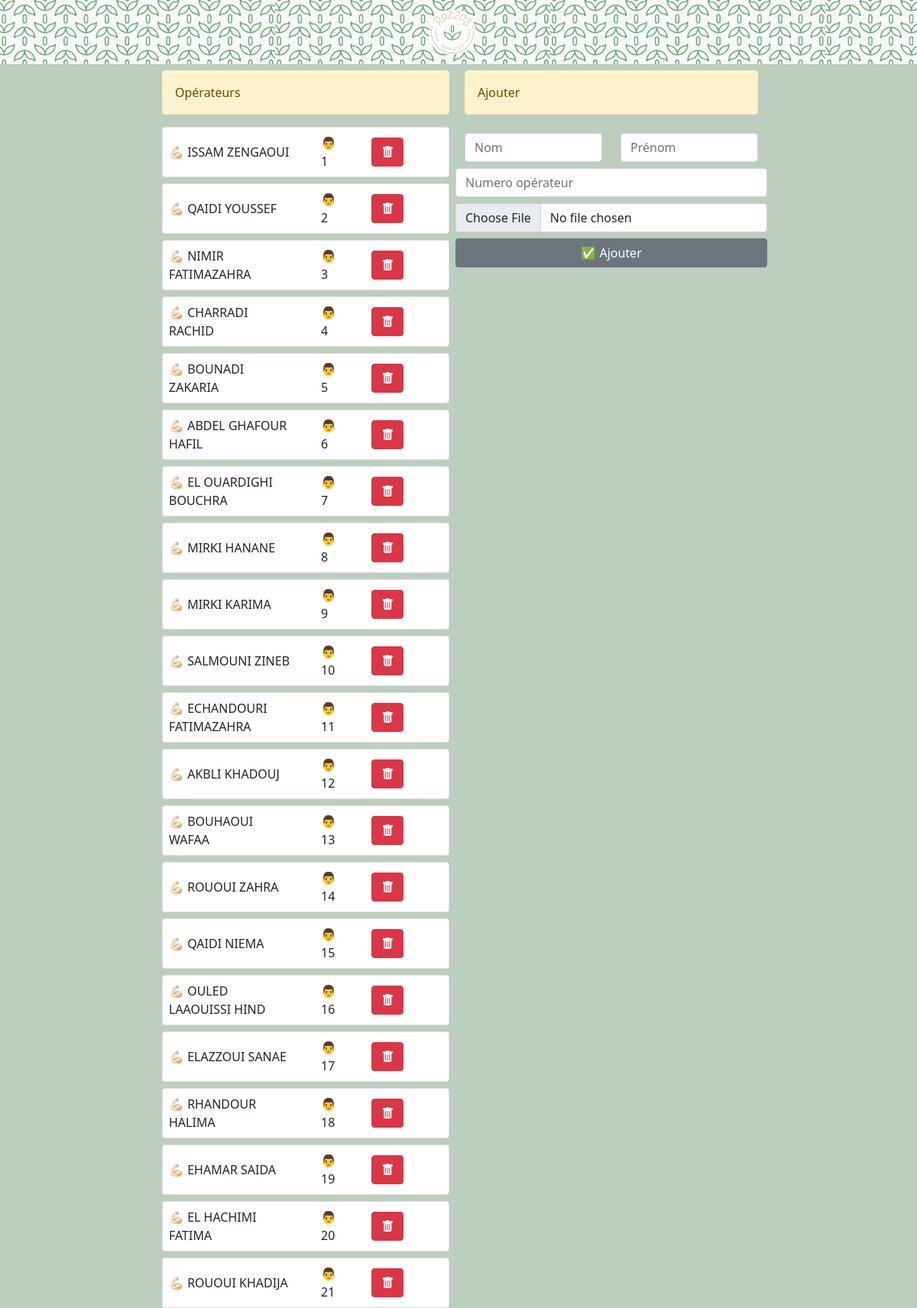
The page /workers on the database as committed earlier.
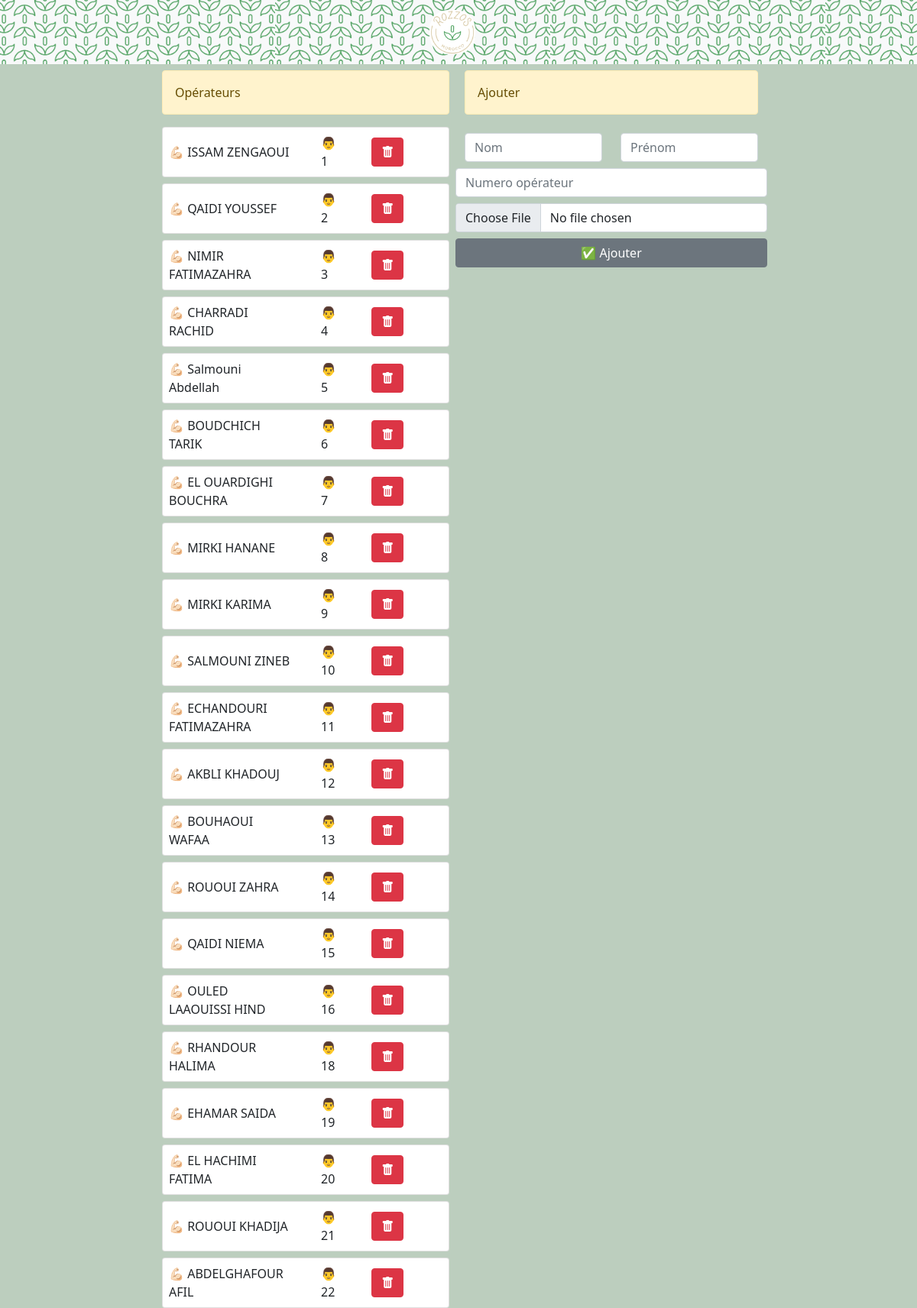
The same page on the database as committed later.
### app/models/worker.py (models this page shows)
class Worker(db.Model):
    __tablename__ = 'worker'
    id = db.Column(db.Integer, primary_key=True)
    first_name = db.Column(db.String(80), nullable=False)
    last_name = db.Column(db.String(80), nullable=False)
    num_worker = db.Column(db.Integer, nullable=False)
    tasks = db.relationship('BaseTask', backref='worker')

### app/workers.py (the view)
@bp_workers.route('', methods=['GET', 'POST'])
def index():
    from .models import Worker
    from main import db
    if request.method == 'POST':
        worker = Worker(first_name=request.form.get('first_name'), last_name=request.form.get('last_name'), num_worker=request.form.get('num_worker'))
        db.session.add(worker)
        db.session.commit()
    workers = Worker.query.order_by(Worker.num_worker).all()
    return render_template('workers.html', workers=workers)

### app/templates/workers.html
<!DOCTYPE html>
<html lang="fr">
  {% include 'head.html' %}
  <body>
    {% include 'nav_bar.html' %}
    <div class="container-fluid mt-2">
      <div class="row d-flex justify-content-center justify-content-center">
        <div class="col-md-4">
          <div class="alert alert-warning" role="alert">Opérateurs</div>
          {% for worker in workers%}
          <div class="card mt-2">
            <div class="row justify-content-between align-items-center">
              <div class="col-md-6 col-6">
                <div class="p-2 justify-content-center align-items-center">
                  💪🏻 {{worker.last_name}} {{worker.first_name}}
                </div>
              </div>
              <div class="col-md-2 col-2">
                <div class="p-2 justify-content-center align-items-center">
                  👨 {{worker.num_worker}}
                </div>
              </div>
              <div class="col-md-4 col-4">
                <div class="p-2 justify-content-center align-items-center">
                  <form
                    id="delete_worker_{{worker.id}}"
                    method="POST"
                    action="{{url_for('workers.delete', worker_id=worker.id)}}"
                  >
                    <button
                      form="delete_worker_{{worker.id}}"
                      type="submit"
                      class="btn btn-danger"
                    >
                      <i class="bi bi-trash-fill"></i>
                    </button>
                  </form>
                </div>
              </div>
            </div>
          </div>
          {% endfor %}
        </div>
        <div class="col-md-4 px-2">
          <div class="alert alert-warning" role="alert">Ajouter</div>
          <form method="POST" href="#">
            <div class="row justify-content-between align-items-center">
              <div class="col-md-6 mt-2">
                <input
                  required
                  type="text"
                  class="form-control"
                  placeholder="Nom"
                  name="last_name"
                />
              </div>
              <div class="col-md-6 mt-2">
                <input
                  required
                  type="text"
                  class="form-control"
                  placeholder="Prénom"
                  name="first_name"
                />
              </div>
            </div>
            <div class="row justify-content-center align-items-center mt-2">
              <input
                placeholder="Numero opérateur"
                type="number"
                class="form-control"
                name="num_worker"
              />
            </div>
            <div class="row justify-content-center align-items-center mt-2">
              <input accept="image/*" type="file" class="form-control" />
            </div>
            <div class="row justify-content-center align-items-center mt-2">
              <button class="btn btn-secondary" type="submit">
                ✅ Ajouter
              </button>
            </div>
          </form>
        </div>
      </div>
    </div>
  </body>
</html>

### app/templates/head.html (shortened to what this page needs)
{% block head %}
<head>
  <meta🎋 property="og:title" content="ROZZOS 🎋." />
  <link
    href="https://cdn.jsdelivr.net/npm/bootstrap@5.0.2/dist/css/bootstrap.min.css"
    rel="stylesheet"
  />
  <link
    rel="stylesheet"
    href="https://cdn.jsdelivr.net/npm/bootstrap-icons@1.8.3/font/bootstrap-icons.css"
  />
  <link rel="stylesheet" href="{{url_for('static', filename='style.css')}}" />
</head>
{% endblock %}

### app/templates/nav_bar.html
{% block nav_bar %}
<nav class="navbar navbar-light bg-light">
  <div class="container-fluid justify-content-center align-items-center">
    <a class="navbar-brand" href="{{url_for('index.index')}}">
      <img id='logo' src={{url_for('static', filename='images/logo.png')}}
      alt="" />
    </a>
  </div>
</nav>
{% endblock %}

### app/static/style.css (style rules this page uses)
.navbar { background-color: white; background-image: url("images/background.png"); background-repeat: repeat; background-size: 30%; }
body { background-color: #bccebe; }
#logo { background-color: white; width: 60px; border-radius: 25px; }

Rows that differ between the two databases and show on the page:
removed Worker: last_name "BOUNADI", first_name "ZAKARIA", num_worker "5"
removed Worker: last_name "ABDEL GHAFOUR", first_name "HAFIL", num_worker "6"
removed Worker: last_name "ELAZZOUI", first_name "SANAE", num_worker "17"
added Worker: last_name "Salmouni", first_name "Abdellah", num_worker "5"
added Worker: last_name "BOUDCHICH", first_name "TARIK", num_worker "6"
added Worker: last_name "ABDELGHAFOUR", first_name "AFIL", num_worker "22"
